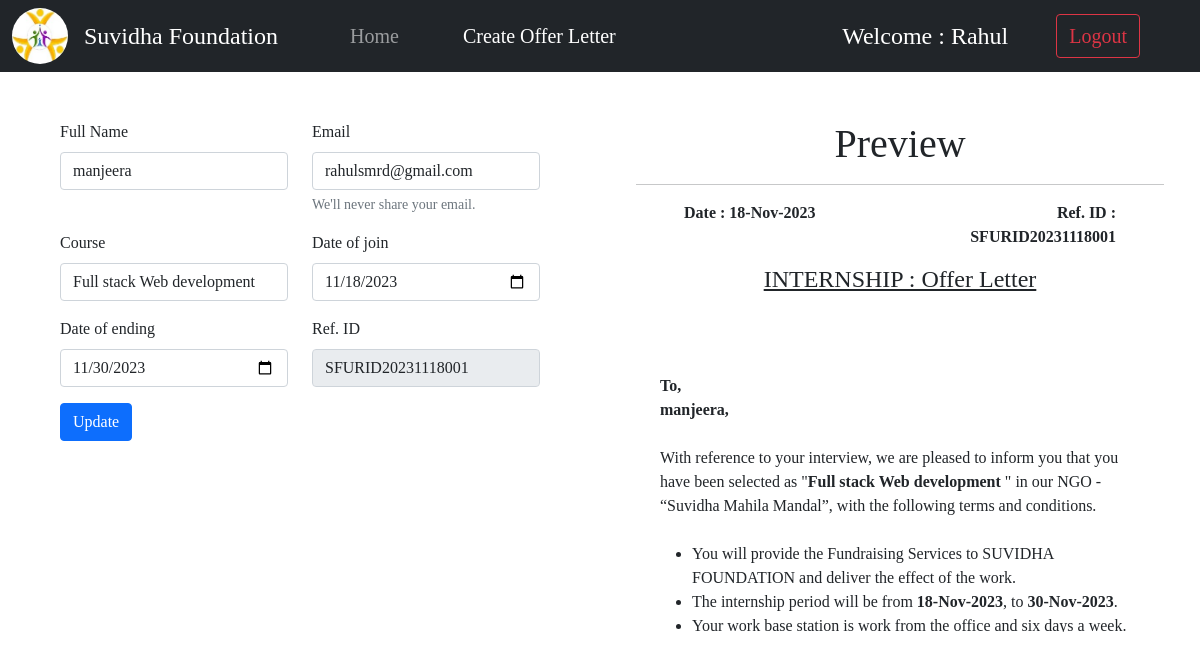
The app's page /update/2 (signed in) with its own data.
### home/models.py (models this page shows)
class offerletter_data(models.Model):
    date_of_creation = models.DateTimeField(max_length=50)
    full_name=models.CharField(max_length=500)
    email=models.EmailField(max_length=500)
    course=models.CharField(max_length=100)
    join_date=models.DateField(max_length=50)
    end_date=models.DateField(max_length=50)
    unique_code=models.CharField(max_length=15,unique=True)

### home/views.py (the view, shortened to what this page needs)
# urls.py: path('update/<pk>', views.update_offerletter, name='update'),
@login_required
def update_offerletter(request,pk):
    k=offerletter_data.objects.filter(pk=pk).values()
    k_update=offerletter_data.objects.get(pk=pk)
    return render(request,"home/offerletter_data_form.html",{'data':k[0],'update':True})

### home/template/home/offerletter_data_form.html (shortened to what this page needs)
{% extends "home/base.html" %}
{% block actiavte_create %}active{% endblock %}
{% block body %}
<div class="container-fluid">
    <div class="row">
        <div class="col-md-6">
            <form class="m-5" method="post">
                <div class="row">
                    <div class="mb-3 col-6">
                        <label for="name" class="form-label">Full Name</label>
                        <input type="text" class="form-control" id="name" name="name" aria-describedby="emailHelp"
                            value="{{data.full_name}}" onblur="preview()">
                    </div>
                    <div class="mb-3 col-6">
                        <label for="email" class="form-label">Email</label>
                        <input type="email" class="form-control" id="email" name="email" aria-describedby="emailHelp"
                            value="{{data.email}}" onblur="preview()">
                        <div id="emailHelp" class="form-text">We'll never share your email.</div>
                    </div>
                </div>
                <div class="row">
                    <div class="mb-3 col-6">
                        <label for="course" class="form-label">Course</label>
                        <input type="text" class="form-control" id="course" name="course" onblur="preview()"
                            value="{{data.course}}">
                    </div>
                    <div class="mb-3 col-6">
                        <label for="start_date" class="form-label">Date of join</label>
                        <input type="date" class="form-control" id="start_date" name="start_date"
                            aria-describedby="emailHelp" onblur="preview()" value="{{data.join_date|date:'Y-m-d' }}">
                    </div>
                </div>
                <div class="row">
                    <div class="mb-3 col-6 screen">
                        <label for="end_date" class="form-label">Date of ending</label>
                        <input type="date" class="form-control" id="end_date" name="end_date" onblur="preview()"
                            value="{{data.end_date|date:'Y-m-d'}}">
                    </div>
                    <div class="mb-3 col-6 screen">
                        <label for="exampleInputPassword1" class="form-label">Ref. ID</label>
                        <input type="text" class="form-control" value="{{data.unique_code}}" name="unique_code" readonly
                            id="exampleInputPassword1">
                    </div>
                </div>
                {% if update %}
                <button type="submit" class="btn btn-primary">Update</button>
                {% else %}
                <button type="submit" class="btn btn-primary">Save</button>
                {% endif %}
            </form>
        </div>
        <div class="col-md-6 scrolling">
            <div class="container my-5">
                <h1 class="text-center">Preview</h1>
                <hr>
                <div class="row">
                    <div class="col-6">
                        <b>
                            {% if update %}
                            <p class="ms-5">Date : {{ data.date_of_creation | date:"d-M-Y" }}</p>
                            {% else %}
                            <p class="ms-5">Date : {% now "d-M-Y" %}</p>
                            {% endif %}
                        </b>
                    </div>
                    <div class="col-6 text-end">
                        <b>
                            <p class="me-5">Ref. ID : {{ data.unique_code }}</p>
                        </b>
                    </div><br><br>
                    <b>
                        <h4 style="text-decoration: underline;" class="text-center">INTERNSHIP : Offer Letter</h4>
                    </b>
                </div>
                <div class="container">
                    <br><br><br>
                    <span style="font-weight: 900;">To,<br>
                        <span id="preview_name">{{ data.full_name }}</span>,</span><br><br>
                    With reference to your interview, we are pleased to inform you that you have been selected as "<span
                        style="font-weight: 800;" id="preview_course">{{ data.course }}</span>" in our NGO - “Suvidha
                    Mahila Mandal”, with the following terms and conditions.
                    <br><br>
                    <ul>
                        <li>You will provide the Fundraising Services to SUVIDHA FOUNDATION and deliver the effect of
                            the
                            work.
                        </li>
                        <li>The internship period will be from <span style="font-weight: 800;"
                                id="preview_start_date">{{ data.join_date | date:"d-M-Y" }}</span>, to <span
                                style="font-weight: 800;" id="preview_end_date">{{ data.end_date | date:"d-M-Y"}}</span>.</li>
                        <li>Your work base station is work from the office and six days a week.</li>
                            <br>
                    </ul><br><br>
                </div>
            </div>
        </div>
        {% endblock body %}

### home/template/home/base.html (shortened to what this page needs)
<!DOCTYPE html>
<html lang="en">
{% load static %}
<head>
    <link href="https://cdn.jsdelivr.net/npm/bootstrap@5.0.2/dist/css/bootstrap.min.css" rel="stylesheet"
>
    <link rel="stylesheet" href="https://cdn.jsdelivr.net/npm/bootstrap-icons@1.11.1/font/bootstrap-icons.css">
    <link rel="stylesheet" href="{% static 'style.css' %}">
</head>
<body style="font-family: 'Times New Roman', Times, serif;">
    <div class="container-fluid p-0">
        <nav class="navbar navbar-expand-lg navbar-dark bg-dark">
            <div class="container-fluid">
                <img src="{% static 'suvidha_foundation_logo.jpg' %}" alt="no image" class="me-3"
                    style="border-radius: 10em;width: 3.5em; height:3.5em;">
                <a class="navbar-brand fs-4" href="/">Suvidha Foundation</a>
                <div class="collapse navbar-collapse" id="navbarSupportedContent">
                    <ul class="navbar-nav me-auto mb-2 mb-lg-0">
                        <li class="nav-item">
                            <a class="nav-link {% block actiavte_home %}{% endblock %} mx-5 fs-5" aria-current="page" href="{% url 'home:start' %}">Home</a>
                        </li>
                        {% if user.is_authenticated %}
                        <li class="nav-item">
                            <a class="nav-link fs-5 {% block actiavte_create %}{% endblock %}" href="{% url 'home:create' %}">Create Offer Letter</a>
                        </li>
                        {% endif %}
                    </ul>
                    <form class="d-flex">
                        {% if user.is_authenticated %}
                        <h4 style="color: white;" class="me-5 mt-2">Welcome  : {{user.username}}</h4>
                        <a href='{% url "user:logout" %}' class="btn btn-outline-danger me-5 fs-5">Logout</a>
                        {% else %}
                        <a href='{% url "user:signup" %}' class="btn btn-outline-primary me-5 fs-5">Signup</a>
                        <a href='{% url "user:login" %}' class="btn btn-outline-success me-5 fs-5">Login</a>
                        {% endif %}
                    </form>
                </div>
            </div>
        </nav>
    </div>
    {% block body %}{% endblock %}
</body>

### static/style.css (style rules this page uses)
.scrolling { height: 35em; overflow: scroll; }

### records on screen
offerletter_data: name "manjeera", email "rahulsmrd@gmail.com", course "Full stack Web development", start_date "11/18/2023", end_date "11/30/2023", unique_code "SFURID20231118001", date_of_creation "18-Nov-2023", full_name "manjeera", join_date "18-Nov-2023", end_date "30-Nov-2023"

### other values on screen
{{ user.username }} "Rahul"
